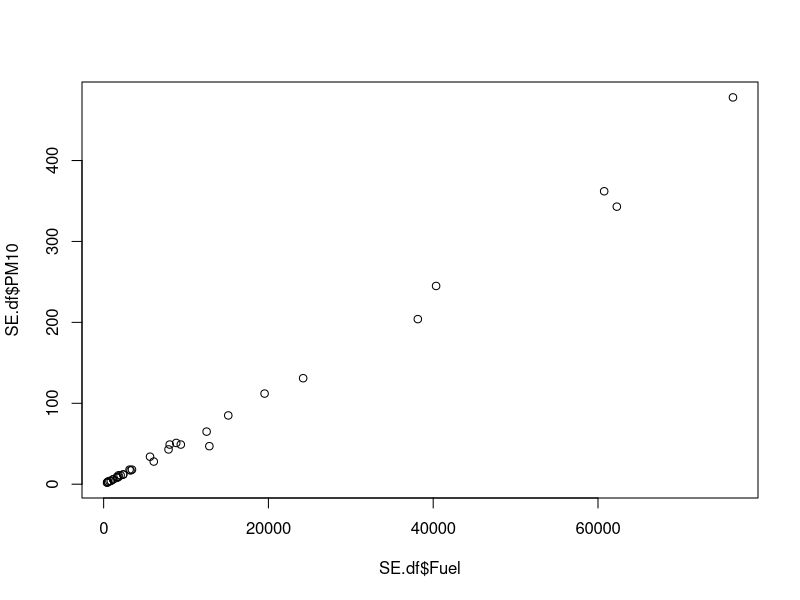
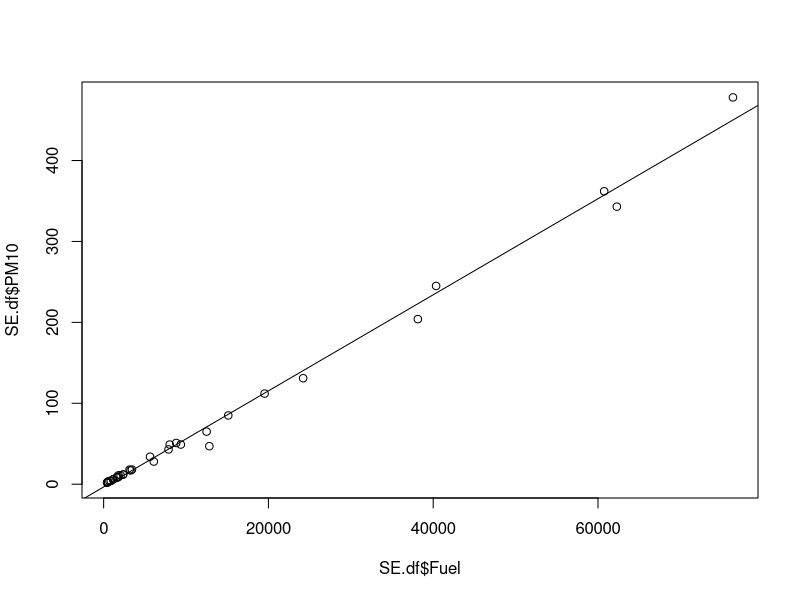
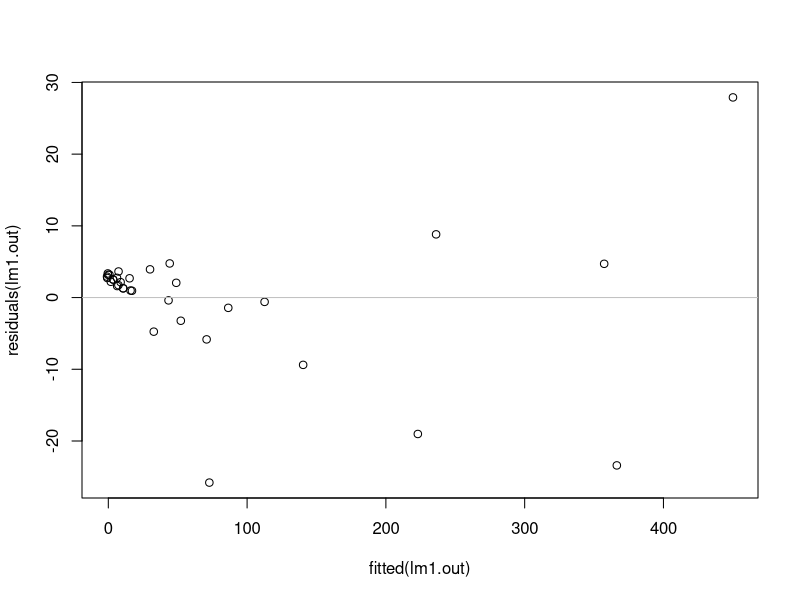
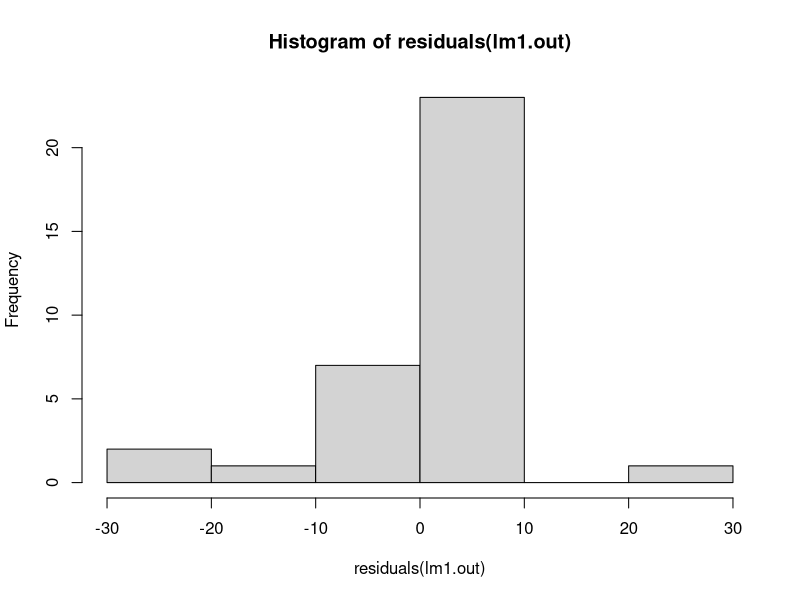
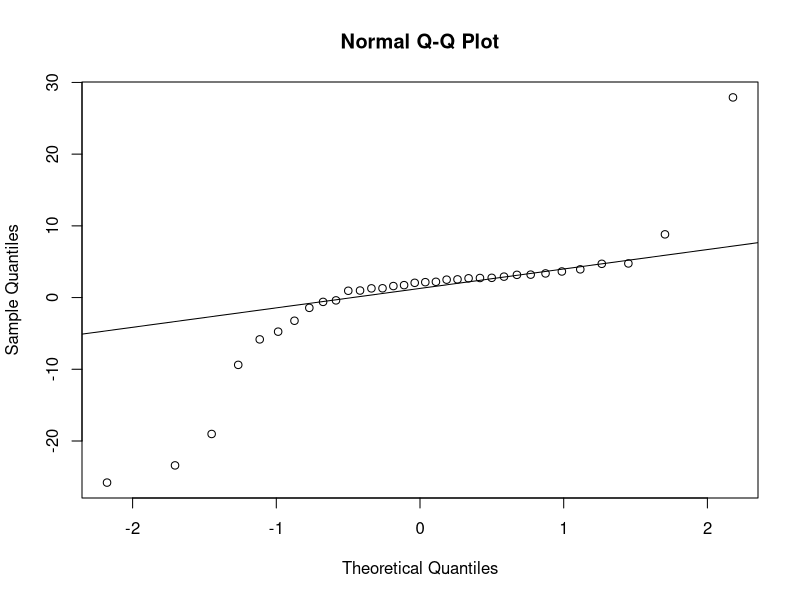
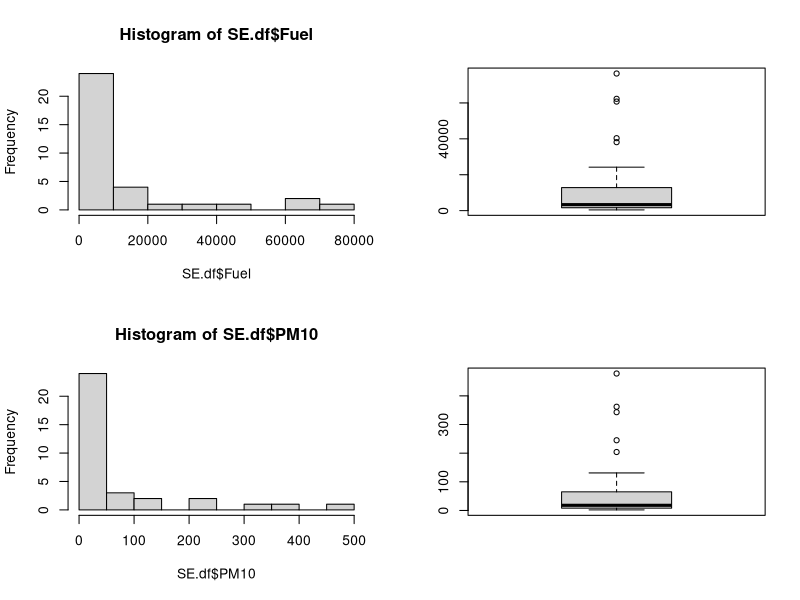
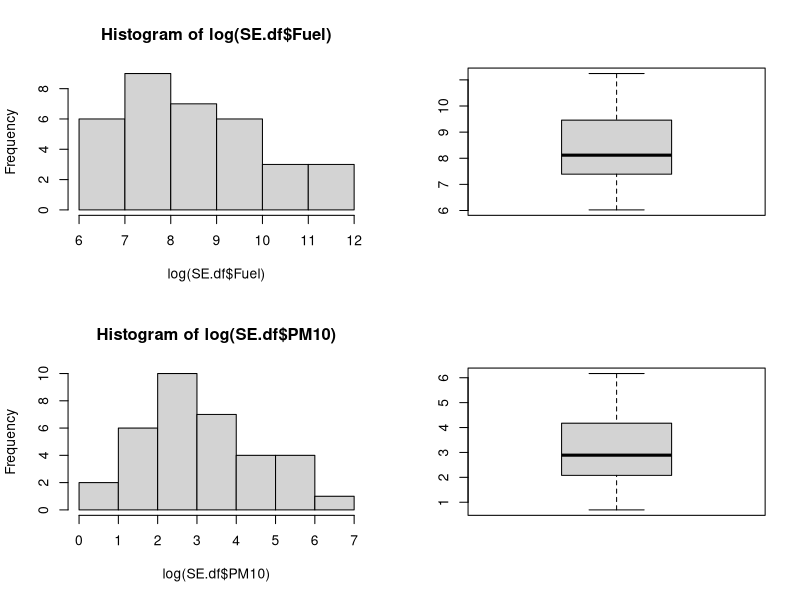
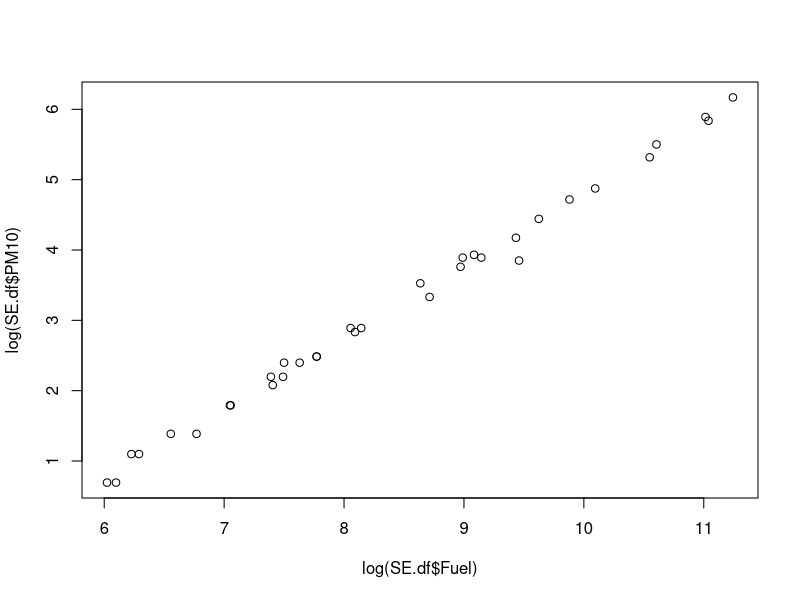

Reproduce these figures in R, in order.
## ---- chunk 1
library(knitr)
library(dplyr)
library(ggplot2)
knitr::opts_chunk$set(echo = TRUE)
SHOW_SOLUTIONS = TRUE
## ---- chunk 2
SE.df <- read.csv("ShipEmissions.csv",header=TRUE)
## ---- chunk 3
plot(SE.df$Fuel, SE.df$PM10)
## ---- chunk 4
lm1.out <- lm(SE.df$PM10 ~ SE.df$Fuel)
summary(lm1.out)
## ---- chunk 5
plot(SE.df$Fuel, SE.df$PM10)
abline(lm1.out)
plot(fitted(lm1.out), residuals(lm1.out))
abline(h=0,col="gray")
hist(residuals(lm1.out))
qqnorm(residuals(lm1.out))
qqline(residuals(lm1.out))
## ---- chunk 6
par(mfrow=c(2,2))
# Fuel Usage
summary(SE.df$Fuel)
hist(SE.df$Fuel)
boxplot(SE.df$Fuel)

# PM10
summary(SE.df$PM10)
hist(SE.df$PM10)
boxplot(SE.df$PM10)
## ---- chunk 7
par(mfrow=c(2,2))
hist(log(SE.df$Fuel))
boxplot(log(SE.df$Fuel))
hist(log(SE.df$PM10))
boxplot(log(SE.df$PM10))

par(mfrow=c(1,1))
plot(log(SE.df$Fuel), log(SE.df$PM10))
## ---- chunk 8
lm2.out <- lm(log(SE.df$PM10) ~ log(SE.df$Fuel))
summary(lm2.out)
## ---- chunk 9
plot(log(SE.df$Fuel), log(SE.df$PM10))
abline(lm2.out)
plot(fitted(lm2.out), residuals(lm2.out))
abline(h=0,col="gray")
hist(residuals(lm2.out))
qqnorm(residuals(lm2.out))
qqline(residuals(lm2.out))
## ---- chunk 10
(L95 <- 1.02007 - (abs(qt(0.025, df=32)) * 0.01208))
(U95 <- 1.02007 + (abs(qt(0.975, df=32)) * 0.01208))
## ---- chunk 11
lm2.out <- lm(log(PM10) ~ log(Fuel), data=data.frame(SE.df))
new.fuel <- data.frame(Fuel = c(23000, 50000))
(CI.PM10 <- predict(lm2.out, newdata = new.fuel, interval = "confidence",
        level = 0.99))
(PI.PM10 <- predict(lm2.out, newdata = new.fuel, interval = "prediction", 
        level = 0.99))
## ---- chunk 12
(CI.PM10.Orig <- exp(CI.PM10))
(PI.PM10.Orig <- exp(PI.PM10))
